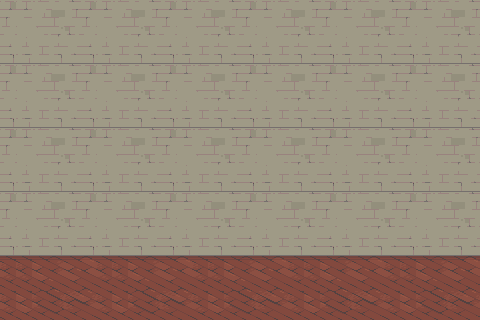

A 2D game scene composited from a Tiled map and its tileset images. What follows is a short description and the map's XML, with each tile layer's data collapsed to a summary:
An orthogonal 30x20 tile map with 16x16 px tiles, 1 tile layer (Tile Layer 1), 1 hidden layer not drawn, 8 tilesets and 18 objects.

<map version="1.10" tiledversion="1.12.1" orientation="orthogonal" renderorder="right-down" width="30" height="20" tilewidth="16" tileheight="16" infinite="0" nextlayerid="11" nextobjectid="56">
 <tileset firstgid="1" source="../tilesets/Interior.tsx" />
 <tileset firstgid="833" source="../tilesets/collision.tsx" />
 <tileset firstgid="2813" source="../tilesets/shelves_2.tsx" />
 <tileset firstgid="2814" source="../tilesets/chair.tsx" />
 <tileset firstgid="2815" name="table_rect_0" tilewidth="88" tileheight="32" tilecount="1" columns="1">
  <grid orientation="orthogonal" width="128" height="32" />
  <image source="table_rect_0.png" width="88" height="32" />
 </tileset>
 <tileset firstgid="2816" source="../tilesets/stove.tsx" />
 <tileset firstgid="2817" name="shelves_3" tilewidth="1264" tileheight="843" tilecount="2" columns="0">
  <grid orientation="orthogonal" width="1" height="1" />
  <tile id="1">
   <image source="shelves_03.png" width="1264" height="843" />
  </tile>
  <tile id="2">
   <image source="Bottle1.png" width="263" height="602" />
  </tile>
 </tileset>
 <tileset firstgid="2820" name="Fuel" tilewidth="251" tileheight="595" tilecount="1" columns="0">
  <grid orientation="orthogonal" width="1" height="1" />
  <tile id="1">
   <image source="FuelBottle.png" width="251" height="595" />
  </tile>
 </tileset>
 <layer id="1" name="Tile Layer 1" width="30" height="20" locked="1">
  <data>[600 cells, 63 non-empty, 5 distinct tile ids]</data>
 </layer>
 <objectgroup id="3" name="Object Layer 1" locked="1">
  <object id="2" gid="2814" x="370" y="271" width="77" height="83" />
  <object id="7" gid="2816" x="16.5" y="278.5" width="122" height="114.5" />
  <object id="38" gid="2818" x="112" y="180.667" width="169.667" height="93.6667" />
 </objectgroup>
 <objectgroup id="9" name="HideTransformables" visible="0" locked="1">
  <object id="3" gid="2815" x="273" y="271" width="94.3333" height="64" />
  <object id="39" gid="2819" x="160.955" y="114.136" width="10.8636" height="25.8182" />
  <object id="54" gid="2821" x="175.909" y="113.788" width="11.7576" height="25.697" />
 </objectgroup>
 <layer id="2" name="Collision" width="30" height="20" visible="0" locked="1">
  <data>[600 cells, 96 non-empty, 48 distinct tile ids]</data>
 </layer>
 <objectgroup id="4" name="Collision Layer" visible="0" locked="1">
  <object id="13" x="0" y="0" width="480" height="16" />
  <object id="15" x="464" y="1.33333" width="16" height="317.167" />
  <object id="16" x="0" y="272" width="479.667" height="48">
   <properties>
    <property name="isFloor" type="bool" value="true" />
   </properties>
  </object>
  <object id="17" x="0" y="2.66667" width="16" height="316" />
  <object id="48" x="156" y="116.364" width="81.6364" height="4.72727" />
 </objectgroup>
 <objectgroup id="5" name="Transformables">
  <properties>
   <property name="formName" value="Box" />
  </properties>
  <object id="18" x="272" y="206" width="95.3334" height="64">
   <properties>
    <property name="formName" value="TableForm" />
   </properties>
  </object>
  <object id="45" x="160.08" y="87.3295" width="12.3636" height="26.8182">
   <properties>
    <property name="formName" value="BottleForm" />
   </properties>
  </object>
  <object id="50" x="35.3334" y="197" width="82" height="74">
   <properties>
    <property name="formName" value="StoveForm" />
   </properties>
  </object>
  <object id="52" x="175.443" y="87.4659" width="12.3636" height="26.8182">
   <properties>
    <property name="formName" value="FuelForm" />
   </properties>
  </object>
 </objectgroup>
 <objectgroup id="6" name="spawn" visible="0" locked="1">
  <object id="20" x="192" y="272">
   <point />
  </object>
 </objectgroup>
 <objectgroup id="7" name="NPC" visible="0" locked="1">
  <object id="21" x="400" y="304">
   <point />
  </object>
 </objectgroup>
 <objectgroup id="8" name="Target" visible="0" locked="1">
  <object id="22" x="144" y="304">
   <point />
  </object>
 </objectgroup>
</map>
